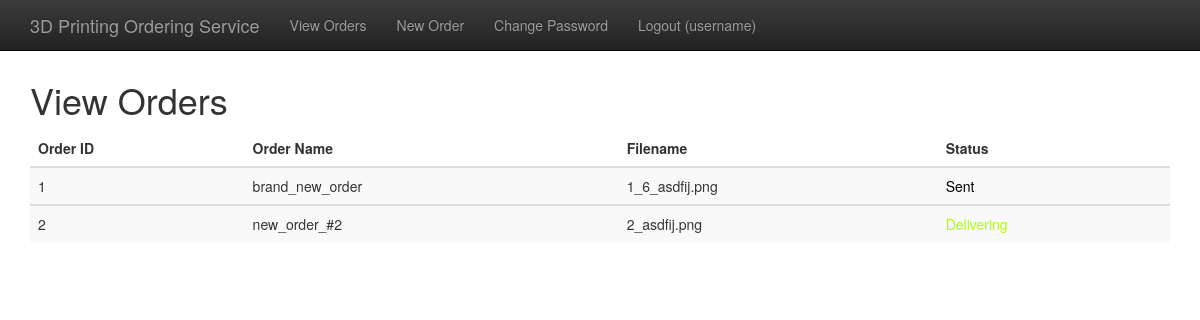
The app's page /view_orders (signed in), older data.
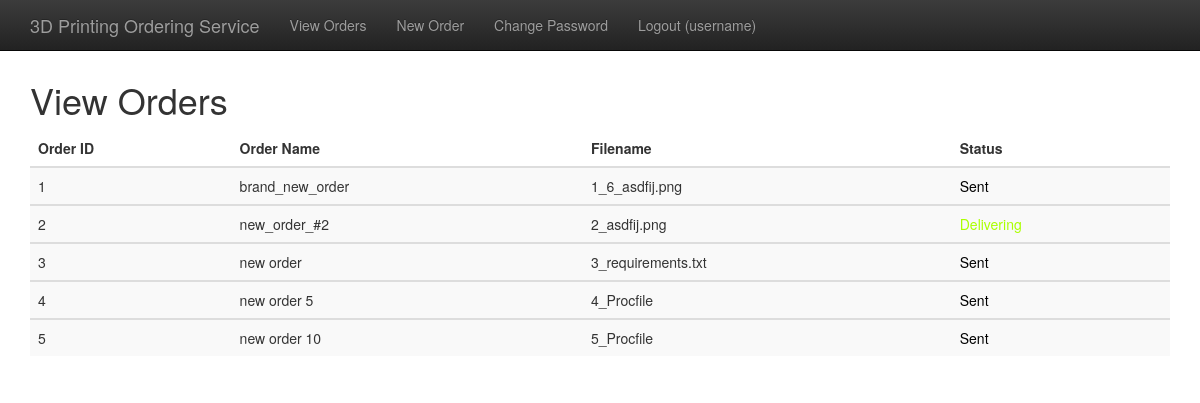
The same page, newer data.
### app/models.py (models this page shows, shortened)
class User(db.Model, UserMixin):
    id = db.Column(db.Integer, primary_key=True)
    username = db.Column(db.String(32), index=True, unique=True)
    full_name = db.Column(db.String(64))
    tutor_group = db.Column(db.String(8))
    password_hash = db.Column(db.String(128))
    def orders(self):
        return Order.query.filter_by(user_id=self.id)

class Order(db.Model):
    id = db.Column(db.Integer, primary_key=True)
    user_id = db.Column(db.Integer)
    name = db.Column(db.String(128))
    filename = db.Column(db.String(128))
    status = db.Column(db.Integer)

### app/routes.py (the view)
@app.route('/view_orders')
@login_required
def view_orders():
    user = current_user
    orders = user.orders()
    orders_length = orders.count()
    return render_template('view_orders.html', title='New Order', user=user, orders=orders, orders_length=orders_length)

### app/models.py (called while the page is built)
@login.user_loader
def load_user(id):
    return User.query.get(int(id))

### app/templates/view_orders.html
{% extends "base.html" %}
{% block body %}
	<h1>View Orders</h1>
	{% if orders_length != 0 %}
		<table class="table table-striped">
			<thead>
				<tr>
					<th>Order ID</th>
					<th>Order Name</th>
					<th>Filename</th>
					<th>Status</th>
				</tr>
			</thead>
		{% for order in orders %}
			<tbody>
				<tr>
					<td>{{ order.id }}</td>
					<td>{{ order.name }}</td>
					<td>{{ order.filename }}</td>
					{% if order.status == 0 %}
					<td style="color: #000000">Sent</td>
					{% elif order.status == 1 %}
					<td style="color: #ffff00">Processing</td>
					{% elif order.status == 2 %}
					<td style="color: #aaff00">Delivering</td>
					{% elif order.status == 4 %}
					<td style="color: #00ff00">Complete</td>
					{% else %}
					<td style="color: #ff0000">Failed</td>
					{% endif %}
				</tr>
			</tbody>
		{% endfor %}
		</table>
	{% else %}
		<p>You have no orders. Click on <a href="{{ url_for('new_order') }}">New Order</a> to place a new order.</p>
	{% endif %}
{% endblock %}

### app/templates/base.html (shortened to what this page needs)
<!DOCTYPE html>
<html>
	<head>
		<link rel="stylesheet" href="https://maxcdn.bootstrapcdn.com/bootstrap/3.3.7/css/bootstrap.min.css">
		<link rel="stylesheet" href="https://maxcdn.bootstrapcdn.com/bootstrap/3.3.7/css/bootstrap-theme.min.css">
	</head>
	<body>
		<nav class="navbar navbar-inverse navbar-fixed-top">
			<div class="container">
				<div class="navbar-header">
					<a class="navbar-brand" href="#">3D Printing Ordering Service</a>
				</div>
				<div id="navbar" class="navbar-collapse collapse">
					<ul class="nav navbar-nav">
						{% if current_user.is_anonymous %}
						<li><a href="{{ url_for('login') }}">Login</a></li>
						<li><a href="{{ url_for('signup') }}">Signup</a></li>
						{% else %}
						<li><a href="{{ url_for('view_orders') }}">View Orders</a></li>
						<li><a href="{{ url_for('new_order') }}">New Order</a></li>
						<li><a href="{{ url_for('change_password') }}">Change Password</a></li>
						<li><a href="{{ url_for('logout') }}">Logout ({{ current_user.username }})</a></li>
						{% endif %}
					</ul>
				</div>
			</div>
		</nav>
		<br><br><br>
		<div class="container">
			{% block body %}{% endblock %}
		</div>
	</body>
</html>

Row changes from the older to the newer data that the page shows:
added Order: id "3", name "new order", filename "3_requirements.txt", status "Sent"
added Order: id "4", name "new order 5", filename "4_Procfile", status "Sent"
added Order: id "5", name "new order 10", filename "5_Procfile", status "Sent"
